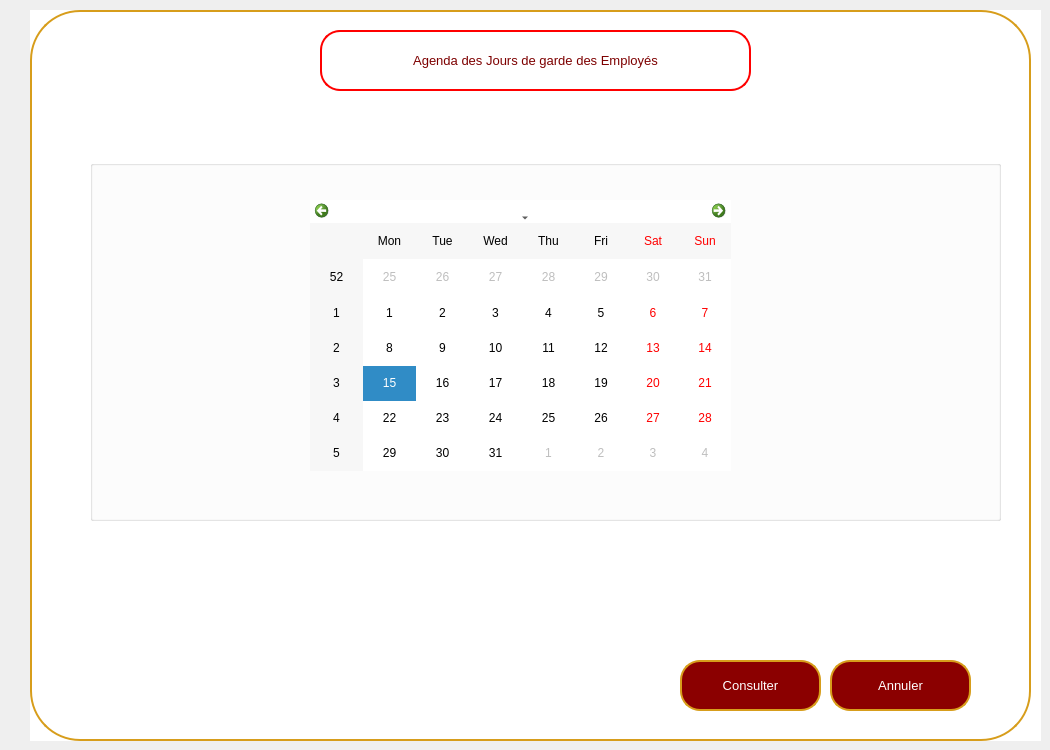
    <widget class="QWidget" name="agenda">
     <widget class="QWidget" name="widget_6" native="true">
      <property name="geometry">
       <rect>
        <x>30</x>
        <y>10</y>
        <width>1011</width>
        <height>731</height>
       </rect>
      </property>
      <property name="font">
       <font>
        <pointsize>10</pointsize>
       </font>
      </property>
      <property name="styleSheet">
       <string notr="true">background-color: rgb(255, 255, 255);</string>
      </property>
      <widget class="QPushButton" name="pushButton_34">
       <property name="geometry">
        <rect>
         <x>0</x>
         <y>0</y>
         <width>1001</width>
         <height>731</height>
        </rect>
       </property>
       <property name="styleSheet">
        <string notr="true">/*QPushButton {
    background-color: white;
    color: darkred;
    border: 2px solid darkred;
    border-radius: 50px; 
    padding: 10px; 
}*/
QPushButton {
    background-color: white;
    color: darkred;
    border: 2px solid rgb(215, 157, 27);
    border-radius: 50px;
    padding: 10px; 
}</string>
       </property>
       <property name="text">
        <string/>
       </property>
      </widget>
      <widget class="QPushButton" name="pushButton_10">
       <property name="geometry">
        <rect>
         <x>290</x>
         <y>20</y>
         <width>431</width>
         <height>61</height>
        </rect>
       </property>
       <property name="font">
        <font>
         <family>MS Shell Dlg 2</family>
         <pointsize>10</pointsize>
         <weight>50</weight>
         <italic>false</italic>
         <bold>false</bold>
        </font>
       </property>
       <property name="styleSheet">
        <string notr="true">QPushButton {
    background-color: white;
    color: rgb(125, 0, 0);
    border: 2px solid rgb(255, 0, 0); 
    border-radius: 20px; 
    padding: 10px; 
    transition: background-color 0.3s, color 0.3s; 
}
QPushButton:hover {
    background-color: rgb(215, 157, 27);
    color: white;
    border: 4px solid rgb(215, 157, 27); 
    outline: none; 
}</string>
       </property>
       <property name="text">
        <string>Agenda des Jours de garde des Employés</string>
       </property>
       <property name="icon">
        <iconset>
         <normaloff>../Downloads/780575.png</normaloff>../Downloads/780575.png</iconset>
       </property>
       <property name="iconSize">
        <size>
         <width>100</width>
         <height>50</height>
        </size>
       </property>
      </widget>
      <widget class="QPushButton" name="pushButton_26">
       <property name="geometry">
        <rect>
         <x>800</x>
         <y>650</y>
         <width>141</width>
         <height>51</height>
        </rect>
       </property>
       <property name="font">
        <font>
         <pointsize>10</pointsize>
        </font>
       </property>
       <property name="styleSheet">
        <string notr="true">QPushButton {
    background-color: darkred;
    color: white;
    border: 2px solid rgb(215, 157, 27);
    border-radius: 20px; 
    padding: 10px; 
}

QPushButton:hover {
    background-color: rgb(215, 157, 27); 
}

QLineEdit {
    border: 2px solid darkred;
    border-radius: 15px; 
    padding: 5px; 
    color: white;
}

QLineEdit:focus {
    border: 2px solid darkred;
    border-radius: 15px; 
    padding: 5px; 
    color: white;
}
</string>
       </property>
       <property name="text">
        <string>Annuler</string>
       </property>
      </widget>
      <widget class="QGroupBox" name="groupBox_3">
       <property name="geometry">
        <rect>
         <x>60</x>
         <y>150</y>
         <width>911</width>
         <height>361</height>
        </rect>
       </property>
       <property name="title">
        <string/>
       </property>
       <widget class="QCalendarWidget" name="calendarWidget_2">
        <property name="geometry">
         <rect>
          <x>220</x>
          <y>40</y>
          <width>421</width>
          <height>271</height>
         </rect>
        </property>
       </widget>
      </widget>
      <widget class="QPushButton" name="notification_button">
       <property name="geometry">
        <rect>
         <x>650</x>
         <y>650</y>
         <width>141</width>
         <height>51</height>
        </rect>
       </property>
       <property name="font">
        <font>
         <pointsize>10</pointsize>
        </font>
       </property>
       <property name="styleSheet">
        <string notr="true">QPushButton {
    background-color: darkred;
    color: white;
    border: 2px solid rgb(215, 157, 27);
    border-radius: 20px; 
    padding: 10px; 
}

QPushButton:hover {
    background-color: rgb(215, 157, 27); 
}

QLineEdit {
    border: 2px solid darkred;
    border-radius: 15px; 
    padding: 5px; 
    color: white;
}

QLineEdit:focus {
    border: 2px solid darkred;
    border-radius: 15px; 
    padding: 5px; 
    color: white;
}
</string>
       </property>
       <property name="text">
        <string>Consulter</string>
       </property>
      </widget>
     </widget>
    </widget>
